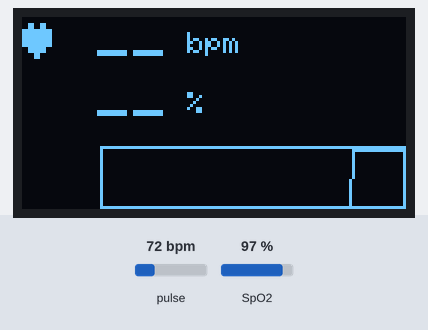
A program run on a simulated ESP32. On the bench: 128×64 one-colour display. Inputs (shaded band) come from the test bench; at power-on: pulse 72 bpm, SpO2 97 %. What the program prints to the serial monitor is not drawn.

Above: at 5.3 s.
5.4 s: pulse set to 42 bpm
At 7.47 s:
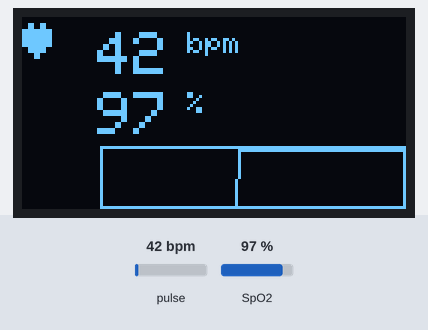
8.5 s: SpO2 set to 80 %
At 11.0 s:
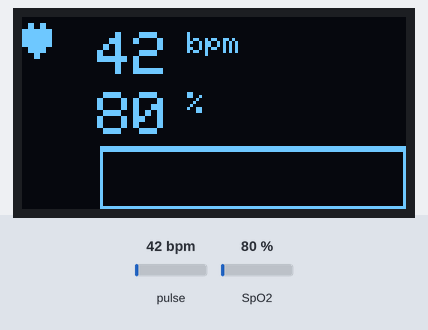
11.3 s: pulse set to 70 bpm
At 13.9 s:
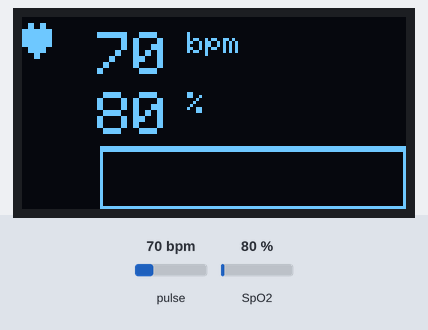
14.2 s: SpO2 set to 85 %
At 16.1 s:
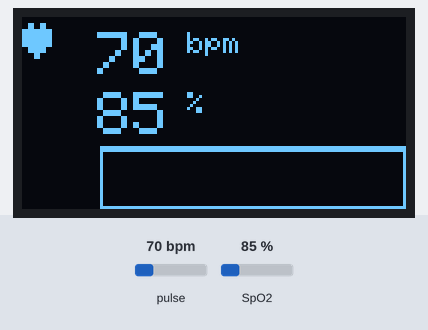
Timing chart, 0 to 17.6 s (numbered marks = the images above; inputs shaded):
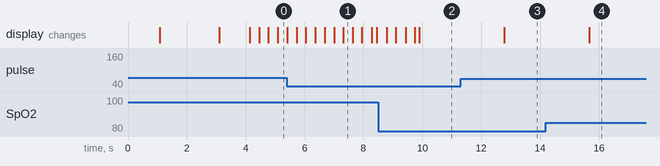

Measured:
- after the input at 11.3 s, the display: changes after 1.5 s (image 3)
- after the input at 14.2 s, the display: changes after 1.5 s (image 4)

The program:

main.cpp
```cpp
#include <Wire.h>
#include <Adafruit_GFX.h>
#include <Adafruit_SSD1306.h>
#include "MAX30105.h"
#include "spo2_algorithm.h"


#define SCREEN_WIDTH 128
#define SCREEN_HEIGHT 64
#define OLED_RESET -1
Adafruit_SSD1306 display(SCREEN_WIDTH, SCREEN_HEIGHT, &Wire, OLED_RESET);

MAX30105 particleSensor;
const byte RATE_SIZE = 4;
byte rates[RATE_SIZE];
byte rateSpot = 0;
long lastBeat = 0;
float beatsPerMinute;
int beatAvg;
const int bufferLength = 50;
uint32_t irBuffer[bufferLength];
uint32_t redBuffer[bufferLength];
int bufferIndex = 0;
int32_t spo2;
int8_t validSPO2;
int32_t heartRate;
int8_t validHeartRate;
const int GRAPH_DATA_SIZE = 100;
int graphData[GRAPH_DATA_SIZE];
int graphIndex = 0;
bool fingerDetected = false;


void drawGraph() {
    display.drawRect(26, 43, 102, 21, SSD1306_WHITE);

    for (int i = 0; i < GRAPH_DATA_SIZE - 1; i++) {
        int y1 = map(graphData[i], 70000, 100000, 63, 44);
        int y2 = map(graphData[i + 1], 70000, 100000, 63, 44);

        y1 = constrain(y1, 44, 63);
        y2 = constrain(y2, 44, 63);

        display.drawLine(i + 27, y1, i + 28, y2, SSD1306_WHITE);
    }
}

void setup() {
    Serial.begin(115200);
    Wire.begin(21, 22);
    if (!display.begin(SSD1306_SWITCHCAPVCC, 0x3C)) {
        Serial.println(F("OLED init failed"));
        while (1);
    }


    display.clearDisplay();
    display.setTextSize(2);
    display.setTextColor(SSD1306_WHITE);
    display.setCursor(15, 25);
    display.println("Welcome");
    display.display();
    delay(1000);

    display.clearDisplay();
    display.setCursor(0, 25);
    display.println("Heart Monitor");
    display.display();
    delay(2000);


    if (!particleSensor.begin(Wire, I2C_SPEED_FAST)) {
        Serial.println(F("Không tìm thấy MAX30102. Kiểm tra dây nối!"));
        display.clearDisplay();
        display.setTextSize(1);
        display.setCursor(0, 0);
        display.println("SENSOR FAILED");
        display.display();
        while (1);
    }
    Serial.println("MAX30102 SUCCESS");

    particleSensor.setup();
    particleSensor.setPulseAmplitudeRed(0x0A);
    particleSensor.setPulseAmplitudeGreen(0);

    display.clearDisplay();
    display.setTextSize(2);
    display.setCursor(25, 25);
    display.println("SETUP");
    display.display();
    delay(1000);


    for (int i = 0; i < GRAPH_DATA_SIZE; i++) {
        graphData[i] = 0;
    }
}


void loop() {
    uint32_t irValue = particleSensor.getIR();
    uint32_t redValue = particleSensor.getRed();


    if (irValue < 50000) {
        if (fingerDetected) {
            bufferIndex = 0;
            for(int i = 0; i < bufferLength; i++) {
                irBuffer[i] = 0;
                redBuffer[i] = 0;
            }
        }
        fingerDetected = false;
        display.clearDisplay();
        display.setTextSize(2);
        display.setCursor(0, 25);
        display.println("PLACE FINGER");
        display.display();
        delay(200);
        return;
    } else {
        if (!fingerDetected) {
            fingerDetected = true;
            display.clearDisplay();
            display.setTextSize(2);
            display.setCursor(10, 25);
            display.println("Reading...");
            display.display();
        }
    }

    for (int i = 0; i < GRAPH_DATA_SIZE - 1; i++) {
        graphData[i] = graphData[i + 1];
    }
    graphData[GRAPH_DATA_SIZE - 1] = irValue;


    if (fingerDetected) {
        irBuffer[bufferIndex] = irValue;
        redBuffer[bufferIndex] = redValue;
        bufferIndex++;

        if (bufferIndex == bufferLength) {
            maxim_heart_rate_and_oxygen_saturation(irBuffer, bufferLength, redBuffer, &spo2, &validSPO2, &heartRate, &validHeartRate);
            bufferIndex = 0;
        }
    }


    display.clearDisplay();
    display.setTextSize(2);
    display.drawChar(0, 0, (char)3, SSD1306_WHITE, SSD1306_BLACK, 2);
    display.setCursor(25, 5);

    if (validHeartRate && heartRate >= 40 && heartRate <= 160) {
        display.print(heartRate);
    } else {
        display.print("--");
    }
    display.setTextSize(1);
    display.print(" bpm");

    display.setTextSize(2);
    display.setCursor(25, 25);
    if (validSPO2 && spo2 >= 80 && spo2 <= 100) {
        display.print(spo2);
    } else {
        display.print("--");
    }
    display.setTextSize(1);
    display.print(" %");

    drawGraph();
    display.display();

    particleSensor.nextSample();

    delay(20);
}
```
